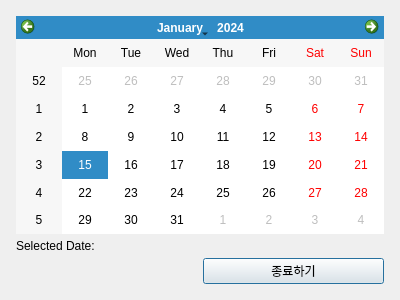
<?xml version="1.0" encoding="UTF-8"?>
<ui version="4.0">
 <class>Dialog</class>
 <widget class="QDialog" name="Dialog">
  <property name="geometry">
   <rect>
    <x>0</x>
    <y>0</y>
    <width>400</width>
    <height>300</height>
   </rect>
  </property>
  <property name="sizePolicy">
   <sizepolicy hsizetype="Expanding" vsizetype="Expanding">
    <horstretch>0</horstretch>
    <verstretch>0</verstretch>
   </sizepolicy>
  </property>
  <property name="windowTitle">
   <string>달력</string>
  </property>
  <layout class="QGridLayout" name="gridLayout_2">
   <item row="0" column="0">
    <layout class="QGridLayout" name="gridLayout">
     <property name="leftMargin">
      <number>5</number>
     </property>
     <property name="topMargin">
      <number>5</number>
     </property>
     <property name="rightMargin">
      <number>5</number>
     </property>
     <property name="bottomMargin">
      <number>5</number>
     </property>
     <property name="spacing">
      <number>5</number>
     </property>
     <item row="2" column="1">
      <widget class="QPushButton" name="pb_cal_close">
       <property name="text">
        <string>종료하기</string>
       </property>
      </widget>
     </item>
     <item row="0" column="0" colspan="2">
      <widget class="QCalendarWidget" name="calendarWidget"/>
     </item>
     <item row="1" column="1">
      <spacer name="verticalSpacer">
       <property name="orientation">
        <enum>Qt::Vertical</enum>
       </property>
       <property name="sizeType">
        <enum>QSizePolicy::Fixed</enum>
       </property>
       <property name="sizeHint" stdset="0">
        <size>
         <width>20</width>
         <height>10</height>
        </size>
       </property>
      </spacer>
     </item>
     <item row="1" column="0">
      <widget class="QLabel" name="label">
       <property name="text">
        <string>Selected Date:</string>
       </property>
      </widget>
     </item>
    </layout>
   </item>
  </layout>
 </widget>
 <resources/>
 <connections/>
</ui>
